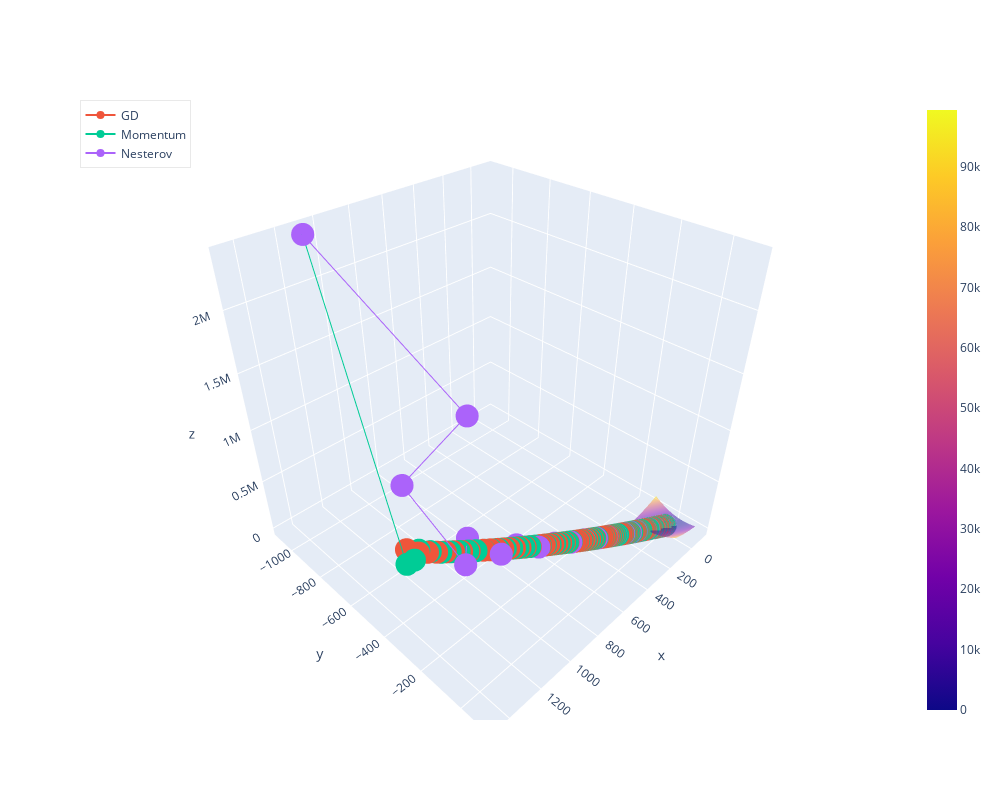

Here is the notebook cell this chart was saved with:
### Code cell
fig = go.Figure(data=[
    go.Surface(
        z=z_value, 
        x=interval_x, 
        y=interval_y,
        opacity=0.5
    ),
    go.Scatter3d(
        x=df_sgd['x'],
        y=df_sgd['y'],
        z=df_sgd['f(x,y)'],
        mode='lines+markers',
        name='GD'
    ),
    go.Scatter3d(
        x=df_momentum['x'],
        y=df_momentum['y'],
        z=df_momentum['f(x,y)'],
        mode='lines+markers',
        name='Momentum'
    ),
    go.Scatter3d(
        x=df_nesterov['x'],
        y=df_nesterov['y'],
        z=df_nesterov['f(x,y)'],
        mode='lines+markers',
        name='Nesterov'
    )
])

fig.update_layout(
    width=1000, 
    height=800, 
    legend=dict(
        orientation='v',
        y=1,
        x=0,
        bgcolor='white',
        bordercolor='lightgrey',
        borderwidth=0.5
    )
)
fig.show()

### Figure 1 — Plotly figure (JSON) as saved in the notebook; plotly's stock layout.template omitted (floating-point values rounded to 4 significant figures; data arrays with more than 128 entries replaced by an {"elided": "..."} marker saying what was removed)
{"data": [{"opacity": 0.5, "type": "surface", "x": {"elided": "200 int values"}, "y": {"elided": "200 int values"}, "z": {"elided": "200x200 int values"}}, {"mode": "lines+markers", "name": "GD", "type": "scatter3d", "x": {"elided": "354 float values"}, "y": {"elided": "354 float values"}, "z": {"elided": "354 float values"}}, {"mode": "lines+markers", "name": "Momentum", "type": "scatter3d", "x": {"elided": "315 float values"}, "y": {"elided": "315 float values"}, "z": {"elided": "315 float values"}}, {"mode": "lines+markers", "name": "Nesterov", "type": "scatter3d", "x": [1095.0, 1464.0, 1060.0, 1095.0, 913.5, 846.7, 728.3, 645.7, 556.1, 482.1, 412.4, 352.5, 299.0, 252.8, 212.6, 178.0, 148.3, 123.1, 101.6, 83.42, 68.13, 55.31, 44.58, 35.65, 28.23, 22.1, 17.04, 12.88, 9.467, 6.684, 4.419, 2.582, 1.097, -0.09907, -1.058, -1.825, -2.435, -2.918, -3.299, -3.598, -3.831, -4.011, -4.15, -4.256, -4.336, -4.395, -4.439, -4.471, -4.493], "y": [-1091.0, 18.77, -689.4, -310.8, -448.0, -315.0, -320.3, -258.5, -235.4, -197.6, -172.4, -145.8, -124.5, -104.9, -88.49, -74.05, -61.83, -51.32, -42.44, -34.92, -28.59, -23.27, -18.83, -15.13, -12.06, -9.516, -7.42, -5.697, -4.285, -3.133, -2.194, -1.433, -0.8183, -0.3229, 0.07447, 0.392, 0.6447, 0.8448, 1.003, 1.126, 1.223, 1.298, 1.355, 1.399, 1.432, 1.457, 1.475, 1.488, 1.497], "z": [2373000.0, 2260000.0, 578200.0, 322800.0, 202400.0, 147800.0, 111500.0, 84550.0, 63650.0, 47450.0, 35020.0, 25590.0, 18530.0, 13300.0, 9469.0, 6690.0, 4691.0, 3266.0, 2257.0, 1549.0, 1056.0, 714.4, 479.7, 319.5, 210.9, 137.7, 88.72, 56.19, 34.71, 20.64, 11.49, 5.581, 1.796, -0.6068, -2.119, -3.062, -3.643, -3.997, -4.21, -4.336, -4.41, -4.452, -4.475, -4.488, -4.495, -4.498, -4.499, -4.5, -4.5]}], "layout": {"height": 800, "legend": {"bgcolor": "white", "bordercolor": "lightgrey", "borderwidth": 0.5, "orientation": "v", "x": 0, "y": 1}, "scene": {"aspectmode": "auto", "aspectratio": {"x": 1, "y": 1, "z": 1}}, "width": 1000}}
